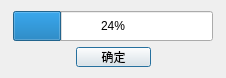
<?xml version="1.0" encoding="UTF-8"?>
<ui version="4.0">
 <class>ProgressDialog</class>
 <widget class="QDialog" name="ProgressDialog">
  <property name="geometry">
   <rect>
    <x>0</x>
    <y>0</y>
    <width>226</width>
    <height>78</height>
   </rect>
  </property>
  <property name="windowTitle">
   <string>进度</string>
  </property>
  <layout class="QGridLayout" name="gridLayout">
   <item row="0" column="0">
    <layout class="QVBoxLayout" name="verticalLayout">
     <item>
      <widget class="QProgressBar" name="progressBar">
       <property name="minimumSize">
        <size>
         <width>200</width>
         <height>30</height>
        </size>
       </property>
       <property name="maximumSize">
        <size>
         <width>200</width>
         <height>30</height>
        </size>
       </property>
       <property name="value">
        <number>24</number>
       </property>
      </widget>
     </item>
     <item>
      <layout class="QHBoxLayout" name="horizontalLayout">
       <item>
        <widget class="QLabel" name="label">
         <property name="text">
          <string/>
         </property>
        </widget>
       </item>
       <item>
        <widget class="QPushButton" name="okPushButton">
         <property name="maximumSize">
          <size>
           <width>75</width>
           <height>20</height>
          </size>
         </property>
         <property name="text">
          <string>确定</string>
         </property>
        </widget>
       </item>
       <item>
        <widget class="QLabel" name="label_2">
         <property name="text">
          <string/>
         </property>
        </widget>
       </item>
      </layout>
     </item>
    </layout>
   </item>
  </layout>
 </widget>
 <resources/>
 <connections/>
</ui>
